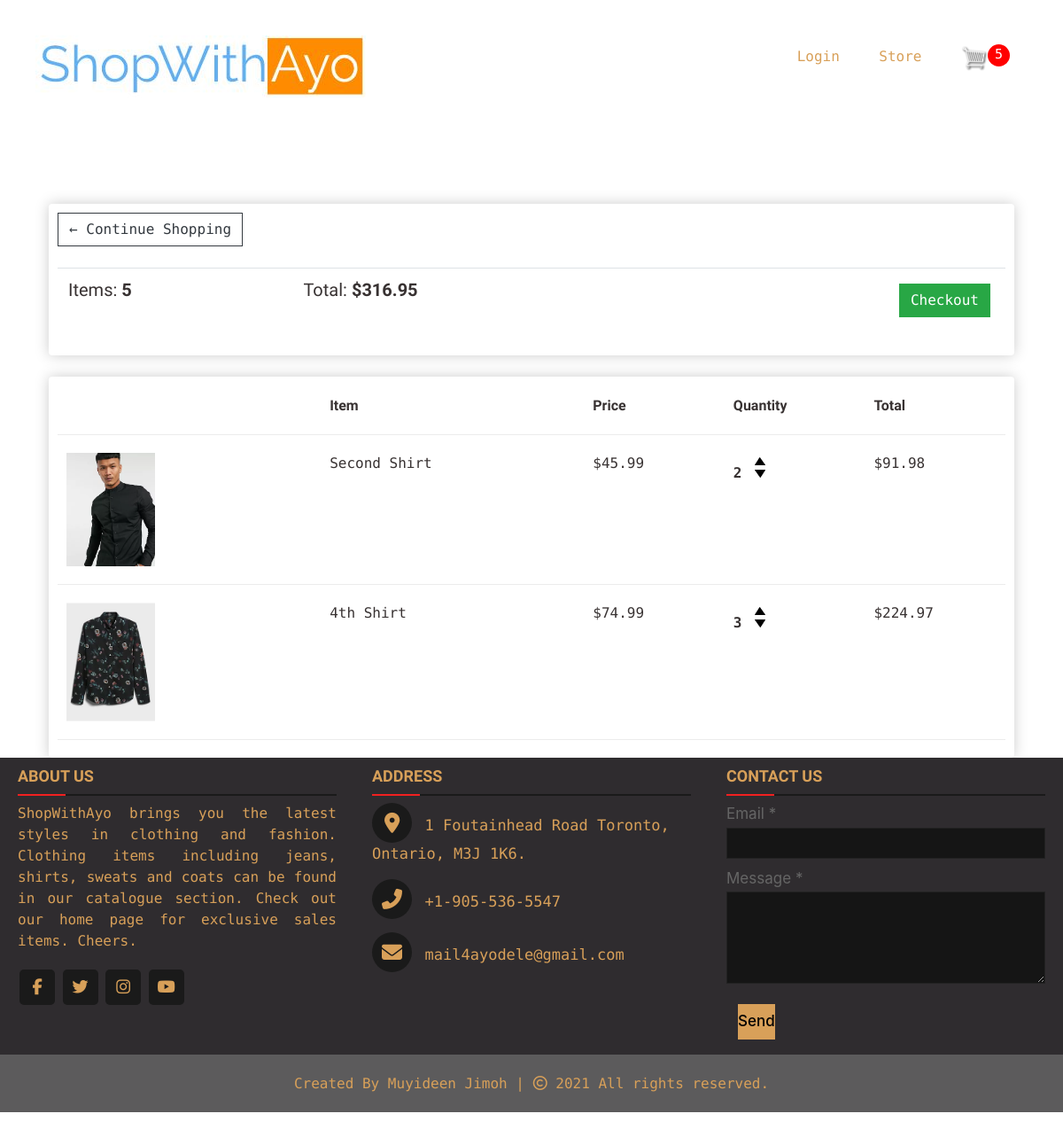
Before: /cart/ (signed in) with the older database file.
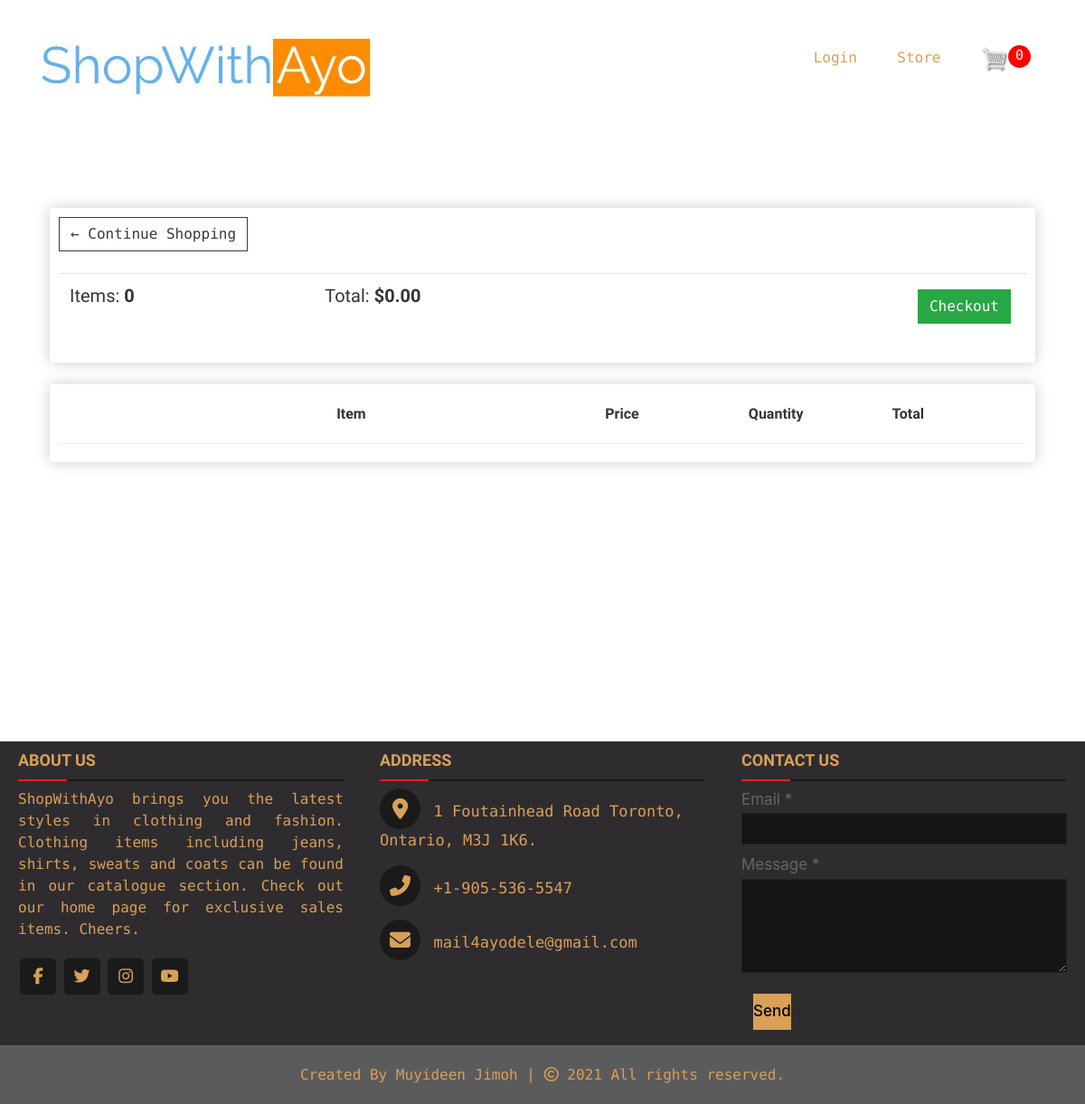
After: the same page with the newer database file.
### product_category/models.py (models this page shows, shortened)
class Order(models.Model):
  customer = models.ForeignKey(Customer, on_delete=models.SET_NULL, blank=True, null=True)
  date_ordered = models.DateTimeField(auto_now_add=True)
  complete = models.NullBooleanField(default=False, null=True, blank=False)
  transaction_id = models.CharField(max_length=200, null=True)
  @property
  def get_cart_total(self):
    orderitems = self.orderitem_set.all()
    total = sum([item.get_total for item in orderitems])
    return total
  @property
  def get_cart_items(self):
    orderitems = self.orderitem_set.all()
    total = sum([item.quantity for item in orderitems])
    return total

class OrderItem(models.Model):
  product = models.ForeignKey(Product, on_delete=models.SET_NULL, blank=True, null=True)
  order = models.ForeignKey(Order, on_delete=models.SET_NULL, blank=True, null=True)
  quantity = models.IntegerField(default=0, null=True, blank=True)
  date_added = models.DateTimeField(auto_now_add=True) #automaticatically creates a date when an instance of this model is created
  @property
  def get_total(self):
    total = self.product.price * self.quantity
    return total

class Product(models.Model):
  category_status = (
    ('coats', 'coats'),
    ('jeans', 'jeans'),
    ('shirts', 'shirts'),
    ('sweats', 'sweats'),
  )
  name = models.CharField(max_length=200)
  price = models.DecimalField(max_digits=9, decimal_places=2)
  image = models.ImageField(null=True, blank=True)
  category = models.CharField(
    max_length=200,
    choices=category_status,
    blank=True,
    default='',
    help_text='Clothing Category',
    )
  @property
  def imageURL(self):
    try:
      url = self.image.url
    except:
      url = ''
    return url

### product_category/views.py (the view)
# urls.py: path('cart/', views.cartPage, name='cart'),
def cartPage(request):
  data = cartData(request)
  items = data['items']
  order = data['order']
  cartItems = data['cartItems']
  context = {'items': items, 'order': order, 'cartItems': cartItems}
  return render(request, 'product_category/cart.html', context)

### product_category/utils.py (called while the page is built)
def cartData(request):
  if request.user.is_authenticated:
    customer = request.user.customer
    order, created = Order.objects.get_or_create(customer=customer, complete=False)
    items = order.orderitem_set.all()
    cartItems = order.get_cart_items
  else:
    cookieData = cookieCart(request)
    items = cookieData['items']
    order = cookieData['order']
    cartItems = cookieData['cartItems']
  return {'items': items, 'order': order, 'cartItems': cartItems}

### product_category/templates/product_category/cart.html
{% extends 'product_category/baseTWO.html' %}
{% load static %}
{% block content %}
<div class="container">
  <div class="row">
    <div class="col-lg-12">
      <div class="box-element">
        <a  class="btn btn-outline-dark" href="{% url 'home' %}">&#x2190; Continue Shopping</a>
        <br>
        <br>
        <table class="table">
          <tr>
            <th><h5>Items: <strong>{{cartItems}}</strong></h5></th>
            <th><h5>Total:<strong> ${{order.get_cart_total|floatformat:2}}</strong></h5></th>
            <th>
              <a  style="float:right; margin:5px;" class="btn btn-success" href="{% url 'checkout' %}">Checkout</a>
            </th>
          </tr>
        </table>
      </div>
      <br>
      <div class="box-element">
        <div class="cart-row">
          <div style="flex:2;   margin: 10px;"></div>
          <div style="flex:2;   margin: 10px;"><strong>Item</strong></div>
          <div style="flex:1;   margin: 10px;"><strong>Price</strong></div>
          <div style="flex:1;   margin: 10px;"><strong>Quantity</strong></div>
          <div style="flex:1;   margin: 10px;"><strong>Total</strong></div>
        </div>
        {% for item in items %}
          <div class="cart-row">
            <div style="flex:2;   margin: 10px;"><img class="row-image" src="{{item.product.imageURL}}"></div>
            <div style="flex:2;   margin: 10px;"><p>{{item.product.name}}</p></div>
            <div style="flex:1;   margin: 10px;"><p>${{item.product.price|floatformat:2}}</p></div>
            <div style="flex:1;   margin: 10px;">
              <p class="quantity">{{item.quantity}}</p>
              <div class="quantity">
                <img data-product={{item.product.id}} data-action="add" class="chg-quantity update-cart" src="{% static  'images/arrow-up.png' %}">
                <img data-product={{item.product.id}} data-action="remove" class="chg-quantity update-cart" src="{% static  'images/arrow-down.png' %}">
              </div>
            </div>
            <div style="flex:1;   margin: 10px;"><p>${{item.get_total|floatformat:2}}</p></div>
          </div>
        {% endfor %}
      </div>
    </div>
  </div>
</div>
{% endblock content %}

Changed rows visible on the page:
no longer on this page (row edited): Order: get_cart_total "316.95"
no longer on this page (row unchanged): OrderItem: product.imageURL (picture), product.name "Second Shirt", product.price "45.99", quantity "2", get_total "91.98"
no longer on this page (row unchanged): OrderItem: product.imageURL (picture), product.name "4th Shirt", product.price "74.99", quantity "3", get_total "224.97"
added Order: get_cart_total "0.00"
Other visible differences:
{{ cartItems }}: "5" → "0"
